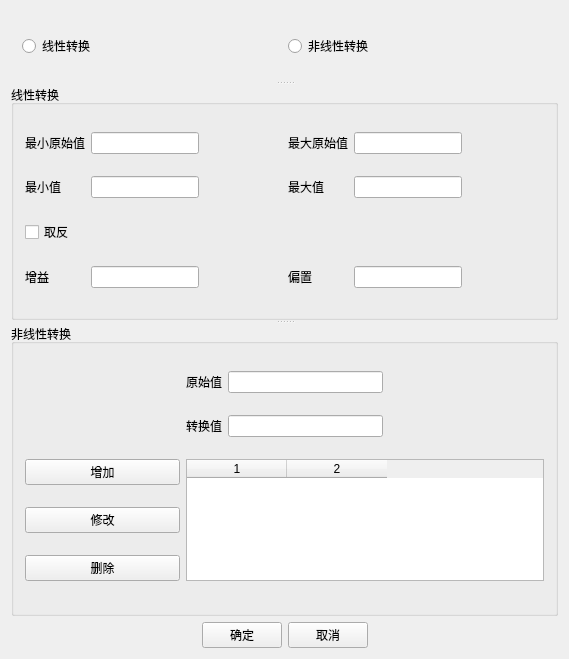
<?xml version="1.0" encoding="UTF-8"?>
<ui version="4.0">
 <class>CSetScaleDialog</class>
 <widget class="QWidget" name="CSetScaleDialog">
  <property name="geometry">
   <rect>
    <x>0</x>
    <y>0</y>
    <width>569</width>
    <height>659</height>
   </rect>
  </property>
  <property name="windowTitle">
   <string>CSetScaleDialog</string>
  </property>
  <layout class="QGridLayout" name="gridLayout_3">
   <item row="0" column="0">
    <widget class="QSplitter" name="splitter">
     <property name="orientation">
      <enum>Qt::Vertical</enum>
     </property>
     <widget class="QWidget" name="layoutWidget">
      <layout class="QHBoxLayout" name="horizontalLayout">
       <item>
        <widget class="QRadioButton" name="m_pLinearRadio">
         <property name="text">
          <string>线性转换</string>
         </property>
        </widget>
       </item>
       <item>
        <widget class="QRadioButton" name="m_pNonLinearRadio">
         <property name="text">
          <string>非线性转换</string>
         </property>
        </widget>
       </item>
      </layout>
     </widget>
     <widget class="QGroupBox" name="groupBox">
      <property name="title">
       <string>线性转换</string>
      </property>
      <layout class="QGridLayout" name="gridLayout">
       <item row="3" column="4">
        <widget class="QLineEdit" name="m_lineEditOffset">
         <property name="text">
          <string/>
         </property>
        </widget>
       </item>
       <item row="3" column="3">
        <widget class="QLabel" name="label_6">
         <property name="text">
          <string>偏置</string>
         </property>
        </widget>
       </item>
       <item row="2" column="0">
        <widget class="QCheckBox" name="m_checkBoxInverse">
         <property name="text">
          <string>取反</string>
         </property>
        </widget>
       </item>
       <item row="1" column="4">
        <widget class="QLineEdit" name="m_lineEditMax"/>
       </item>
       <item row="1" column="0">
        <widget class="QLabel" name="label_4">
         <property name="text">
          <string>最小值</string>
         </property>
        </widget>
       </item>
       <item row="1" column="3">
        <widget class="QLabel" name="label_3">
         <property name="text">
          <string>最大值</string>
         </property>
        </widget>
       </item>
       <item row="0" column="3">
        <widget class="QLabel" name="label_2">
         <property name="text">
          <string>最大原始值</string>
         </property>
        </widget>
       </item>
       <item row="0" column="0">
        <widget class="QLabel" name="label">
         <property name="text">
          <string>最小原始值</string>
         </property>
        </widget>
       </item>
       <item row="0" column="4">
        <widget class="QLineEdit" name="m_lineEditMaxRaw"/>
       </item>
       <item row="1" column="1">
        <widget class="QLineEdit" name="m_lineEditMin"/>
       </item>
       <item row="3" column="0">
        <widget class="QLabel" name="label_5">
         <property name="text">
          <string>增益</string>
         </property>
        </widget>
       </item>
       <item row="3" column="1">
        <widget class="QLineEdit" name="m_lineEditGain">
         <property name="text">
          <string/>
         </property>
        </widget>
       </item>
       <item row="0" column="1">
        <widget class="QLineEdit" name="m_lineEditMinRaw">
         <property name="inputMethodHints">
          <set>Qt::ImhDigitsOnly</set>
         </property>
        </widget>
       </item>
       <item row="0" column="5">
        <spacer name="horizontalSpacer_6">
         <property name="orientation">
          <enum>Qt::Horizontal</enum>
         </property>
         <property name="sizeHint" stdset="0">
          <size>
           <width>40</width>
           <height>20</height>
          </size>
         </property>
        </spacer>
       </item>
       <item row="1" column="2">
        <spacer name="horizontalSpacer_7">
         <property name="orientation">
          <enum>Qt::Horizontal</enum>
         </property>
         <property name="sizeHint" stdset="0">
          <size>
           <width>40</width>
           <height>20</height>
          </size>
         </property>
        </spacer>
       </item>
       <item row="0" column="2">
        <spacer name="horizontalSpacer_5">
         <property name="orientation">
          <enum>Qt::Horizontal</enum>
         </property>
         <property name="sizeHint" stdset="0">
          <size>
           <width>40</width>
           <height>20</height>
          </size>
         </property>
        </spacer>
       </item>
       <item row="1" column="5">
        <spacer name="horizontalSpacer_8">
         <property name="orientation">
          <enum>Qt::Horizontal</enum>
         </property>
         <property name="sizeHint" stdset="0">
          <size>
           <width>40</width>
           <height>20</height>
          </size>
         </property>
        </spacer>
       </item>
       <item row="3" column="2">
        <spacer name="horizontalSpacer_9">
         <property name="orientation">
          <enum>Qt::Horizontal</enum>
         </property>
         <property name="sizeHint" stdset="0">
          <size>
           <width>40</width>
           <height>20</height>
          </size>
         </property>
        </spacer>
       </item>
       <item row="3" column="5">
        <spacer name="horizontalSpacer_10">
         <property name="orientation">
          <enum>Qt::Horizontal</enum>
         </property>
         <property name="sizeHint" stdset="0">
          <size>
           <width>40</width>
           <height>20</height>
          </size>
         </property>
        </spacer>
       </item>
      </layout>
     </widget>
     <widget class="QGroupBox" name="groupBox_2">
      <property name="title">
       <string>非线性转换</string>
      </property>
      <layout class="QGridLayout" name="gridLayout_2">
       <item row="0" column="0">
        <spacer name="horizontalSpacer_3">
         <property name="orientation">
          <enum>Qt::Horizontal</enum>
         </property>
         <property name="sizeHint" stdset="0">
          <size>
           <width>40</width>
           <height>20</height>
          </size>
         </property>
        </spacer>
       </item>
       <item row="0" column="1">
        <widget class="QLabel" name="label_7">
         <property name="text">
          <string>原始值</string>
         </property>
        </widget>
       </item>
       <item row="0" column="2">
        <widget class="QLineEdit" name="m_lineEditRawNon"/>
       </item>
       <item row="0" column="3">
        <spacer name="horizontalSpacer">
         <property name="orientation">
          <enum>Qt::Horizontal</enum>
         </property>
         <property name="sizeHint" stdset="0">
          <size>
           <width>40</width>
           <height>20</height>
          </size>
         </property>
        </spacer>
       </item>
       <item row="1" column="0">
        <spacer name="horizontalSpacer_4">
         <property name="orientation">
          <enum>Qt::Horizontal</enum>
         </property>
         <property name="sizeHint" stdset="0">
          <size>
           <width>40</width>
           <height>20</height>
          </size>
         </property>
        </spacer>
       </item>
       <item row="1" column="1">
        <widget class="QLabel" name="label_8">
         <property name="text">
          <string>转换值</string>
         </property>
        </widget>
       </item>
       <item row="1" column="2">
        <widget class="QLineEdit" name="m_lineEditNon"/>
       </item>
       <item row="1" column="3">
        <spacer name="horizontalSpacer_2">
         <property name="orientation">
          <enum>Qt::Horizontal</enum>
         </property>
         <property name="sizeHint" stdset="0">
          <size>
           <width>40</width>
           <height>20</height>
          </size>
         </property>
        </spacer>
       </item>
       <item row="2" column="0">
        <widget class="QPushButton" name="m_pushButtonAdd">
         <property name="text">
          <string>增加</string>
         </property>
        </widget>
       </item>
       <item row="2" column="1" rowspan="3" colspan="3">
        <widget class="QTableWidget" name="tableWidget">
         <property name="columnCount">
          <number>2</number>
         </property>
         <column/>
         <column/>
        </widget>
       </item>
       <item row="3" column="0">
        <widget class="QPushButton" name="m_pushButtonModify">
         <property name="text">
          <string>修改</string>
         </property>
        </widget>
       </item>
       <item row="4" column="0">
        <widget class="QPushButton" name="m_pushButtonDelete">
         <property name="text">
          <string>删除</string>
         </property>
        </widget>
       </item>
      </layout>
     </widget>
    </widget>
   </item>
   <item row="1" column="0">
    <layout class="QHBoxLayout" name="horizontalLayout_2">
     <item>
      <spacer name="horizontalSpacer_12">
       <property name="orientation">
        <enum>Qt::Horizontal</enum>
       </property>
       <property name="sizeHint" stdset="0">
        <size>
         <width>40</width>
         <height>20</height>
        </size>
       </property>
      </spacer>
     </item>
     <item>
      <widget class="QPushButton" name="m_pushButtonOk">
       <property name="text">
        <string>确定</string>
       </property>
      </widget>
     </item>
     <item>
      <widget class="QPushButton" name="m_pushButtonCancel">
       <property name="text">
        <string>取消</string>
       </property>
      </widget>
     </item>
     <item>
      <spacer name="horizontalSpacer_11">
       <property name="orientation">
        <enum>Qt::Horizontal</enum>
       </property>
       <property name="sizeHint" stdset="0">
        <size>
         <width>40</width>
         <height>20</height>
        </size>
       </property>
      </spacer>
     </item>
    </layout>
   </item>
  </layout>
 </widget>
 <layoutdefault spacing="6" margin="11"/>
 <resources/>
 <connections/>
</ui>
